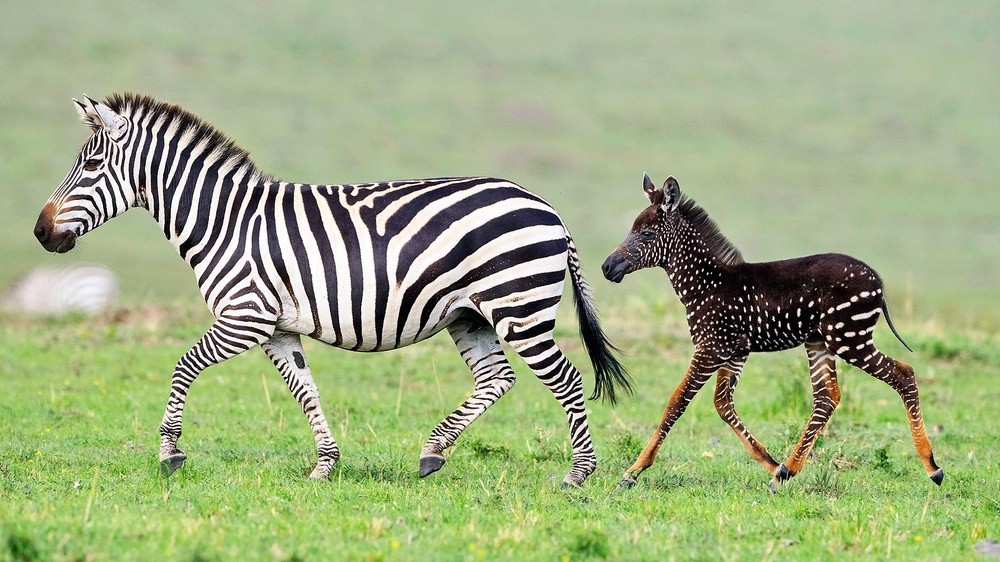
#> input picture test/Esonero1/mat216759/zebra.jpg, 1000 x 562 px, shrunk from 1814 x 1020 before the run
$ jupyter execute --allow-errors Esonero1_8apr2021.ipynb   (shell and % lines are left out)
#> lines starting #> are read from the running program, lines starting #| are printed output that depends on the picture; after the words box and inside, x2 and y2 are one past the last pixel; in counts of white or black regions, pixels touching at a corner belong together
# Esonero 1 - 8 Aprile 2021

Completare i seguenti esercizi tramite uno o più blocchi di codice e descrivendo le operazioni effettuate

### Punteggio Esercizi

    1a: 1
    1b: 1.5
    1c: 2
    1d: 1
    2: 1.5
    3: 1
    4: 1
    5: 1

[cell 1]
import numpy as np
from skimage.color import rgb2gray
from scipy.ndimage import convolve

import imageio
from skimage.color import rgb2gray
import skimage
import cv2
import matplotlib.pyplot as plt

def myimshow(I, **kwargs):
    # utility function to show image
    plt.figure();
    plt.axis('off')
    plt.imshow(I, cmap=plt.gray(), **kwargs)

# Esercizio 1

## Filtri di Gabor

Il filtro di Gabor (in forma semplificata) è definito dalla seguente funzione che restituisce due parti (reale e immaginaria)

$$RE_g(x,y,\omega,\theta) = \frac{\omega^2}{4\pi^3}\left[\exp\left\{-(\omega^2/8\pi^2) (4x'^2 + y'^2)\right\}\right]\exp\left(\pi^2/2\right)(\omega x \cos \theta)$$

$$IM_g(x,y,\omega,\theta) = \frac{\omega^2}{4\pi^3}\left[\exp\left\{-(\omega^2/8\pi^2) (4x'^2 + y'^2)\right\}\right]\exp\left(\pi^2/2\right)(\omega x \sin \theta)$$

dove $x' = x \cos \theta + y \sin \theta$ e $y' = y \cos \theta. - x \sin \theta$. L'implementazione è data dal codice sottostante:

[cell 2]
zebra =  rgb2gray(imageio.imread('zebra.jpg'))
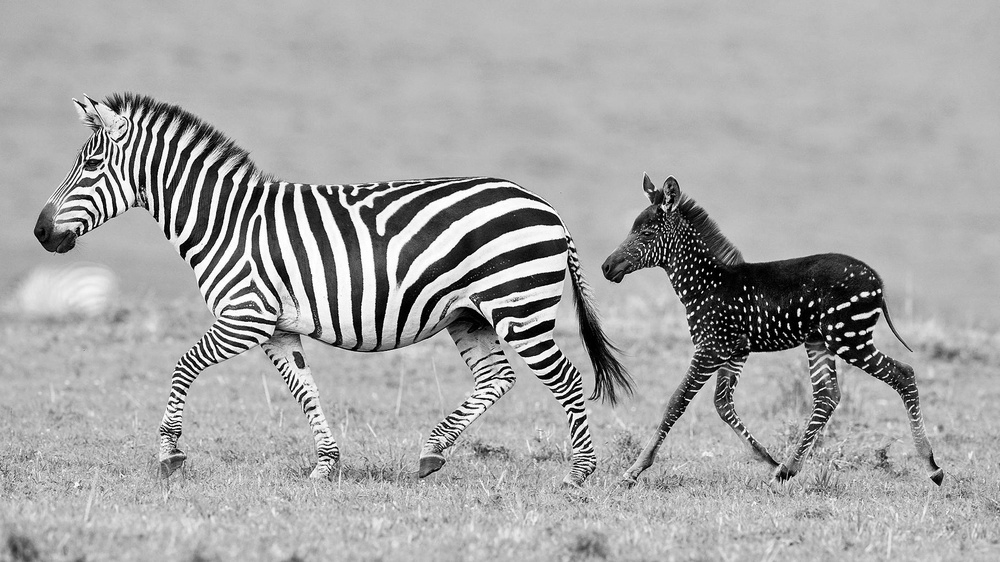
#> zebra: shape (562, 1000) float64; min 0, max 1, mean 0.653

[cell 3]
myimshow(zebra)

[cell 4]
def genGabor(sz, omega, theta, func=np.cos):
    radius = (int(sz[0]/2.0), int(sz[1]/2.0))
    [x, y] = np.meshgrid(range(-radius[0], radius[0]), range(-radius[1], radius[1]))

    x1 = x * np.cos(theta) + y * np.sin(theta)
    y1 = -x * np.sin(theta) + y * np.cos(theta)

    gauss = omega**2 / (4*np.pi**3) * np.exp(- omega**2 / (8*np.pi**2) * ( 4 * x1**2 + y1**2))
    sinusoid = func(omega * x1) * np.exp(np.pi**2 / 2)
    gabor = gauss * sinusoid
    return gabor

`sz` rappresenta la dimensione del filtro, `omega` la frequenza e `theta` l'orientamento.

1. Plottare il filtro per valori a scelta dei parametri

[cell 5]
from scipy.ndimage import  convolve

plt.figure(2,figsize=(10,10))
gabor_filter=genGabor((3,3),3,100)
plt.subplot(121);plt.imshow(gabor_filter)
out=convolve(zebra,gabor_filter)
plt.subplot(122);plt.imshow(out)
plt.show()

2. Applicare il filtro di Gabor alla figura della zebra e plottare il risultato. Cosa potete dire del filtro?

<h1>Risposta esercizio 1</h1>

<h3> il filtro di gabor è un filtro lineare ottenunto da una modulazione sinusoidale e una gaussiana, da quello che ho potuto notare con varieprove sembra che il filtro modifichi le frequenza ed intensità dell immagine a cui è applicata </h3>

3. Aggiustare i parametri di ampiezza e rotazione per individuare le strisce verticali. plottare il risultato

[cell 6]
import scipy.ndimage as ndi
gabor=  rgb2gray(imageio.imread('gabor1.jpg'))
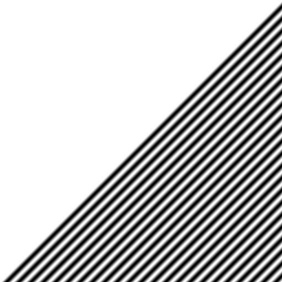
#> input picture test/Esonero1/mat216759/gabor1.jpg, 282 x 282 px, shrunk from 512 x 512 before the run
#> gabor is the input picture: shape (282, 282); min 0, max 255, mean 191.5
plt.figure(2,figsize=(10,10))
gabor_filter=genGabor((3,3),1,20)
plt.subplot(121);plt.imshow(gabor_filter)
out=convolve(gabor,gabor_filter)
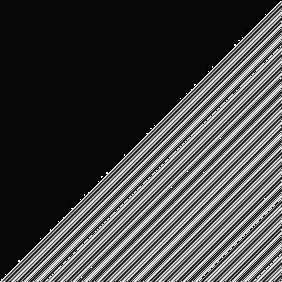
#> out: shape (282, 282); min 0, max 255, mean 68.3
plt.subplot(122);plt.imshow(out)
plt.show()
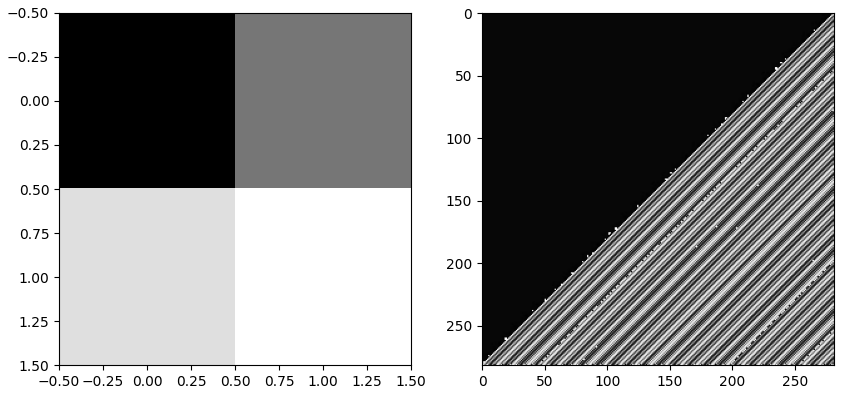
#> figure drawn by matplotlib, 2 panels

[cell 7]
def hough_lines(image):
    img_gray = cv2.cvtColor(image, cv2.COLOR_BGR2GRAY)
    img = skimage.img_as_ubyte(img_gray)
    img_gray_blur = cv2.GaussianBlur(img, (11,11), 5)
    img_edges=cv2.Canny(img_gray_blur,10,70,None,3)
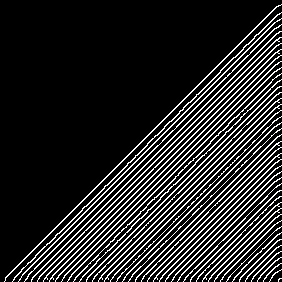
#> img_edges: shape (282, 282); 15.4% white in thin lines or dots
    lines=cv2.HoughLinesP(img_edges,1,np.pi/180,125,minLineLength=50,maxLineGap=250)
#> lines = 45 rows, first 6: [28, 274, 274, 28], [38, 278, 279, 37], [63, 277, 278, 62], [94, 276, 276, 94], [14, 277, 277, 14], [5, 277, 276, 6]

    print("numero di linee",len(lines))
#| numero di linee 45
    for line in lines:

        x1,y1,x2,y2=line[0]
        cv2.line(image,(x1,y1),(x2,y2),(0,0,255),3)
#> this loop made 45 passes
#> (x1, y1, x2, y2) on passes 1 to 12: (28, 274, 274, 28), (38, 278, 279, 37), (63, 277, 278, 62), (94, 276, 276, 94), (14, 277, 277, 14), (5, 277, 276, 6), (31, 279, 279, 31), (5, 278, 278, 5), (150, 275, 275, 150), (154, 278, 278, 154), (22, 274, 274, 22), (21, 276, 277, 20)
    return image

def draw_contours(image):
    img_gray = cv2.cvtColor(image, cv2.COLOR_BGR2GRAY)
    img = skimage.img_as_ubyte(img_gray)
    img_gray_blur = cv2.GaussianBlur(img, (11,11), 3)
    thresh = cv2.Canny(img_gray_blur, 10, 70, None, 3)
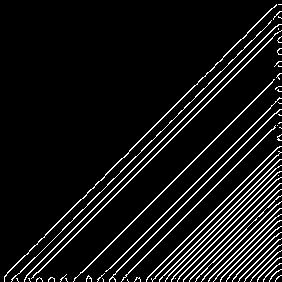
#> thresh: shape (282, 282); 8.4% white in thin lines or dots
    contours, hierarchy = cv2.findContours(thresh, cv2.RETR_EXTERNAL, cv2.CHAIN_APPROX_SIMPLE)
#> contours = 60 contours, 33 with area under 20; largest, box (x1, y1, x2, y2) and area: (24, 24, 282, 282) 254, (31, 30, 282, 279) 241, (4, 4, 277, 282) 233, (73, 79, 275, 282) 193, (109, 109, 282, 282) 168
    print("numero di contorni",len(contours))
#| numero di contorni 60
    for i in range(len(contours)):
        cv2.drawContours(image, contours, i, (0, 255, 0), 3)
#> this loop made 60 passes
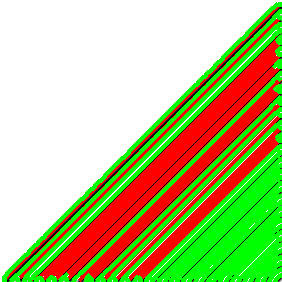
#> image: shape (282, 282, 3); mean B, G, R 127.4, 194.4, 181.4

    return image;

plt.figure(2,figsize=(10,20))
strisce=cv2.imread('gabor1.jpg')
img_lines=hough_lines(strisce)
img_contourn=draw_contours(strisce)
plt.subplot(121);plt.imshow(img_lines)

plt.subplot(122);plt.imshow(img_contourn)
plt.show()
#> figure, not shown here; B, G, R data is drawn as R, G, B

Per la seguente immagine _gabor1.jpg_

4. Qual è il filtro più semplice che permetterebbe di individuare i contorni? Giustificare la risposta

<h2>ho applicato due metodi uno disegna le linee attraverso houghProbabilistico, l altro rileva i contorni, attraverso sempre la canny detection
per concludere mi sembra più preciso il secondo per questo caso, diciamo che però entrambi sfruttano la cannyedge detection, quindi la precisione è attraverso quest ultima</h2>

# Esercizio 2

Riconoscere il filtro che ha generato questa immagine a partire dall'immagine contenente le forme. Fornire un esempio.

[cell 8]
from skimage import filters
forme=cv2.imread('quadrati.jpg')
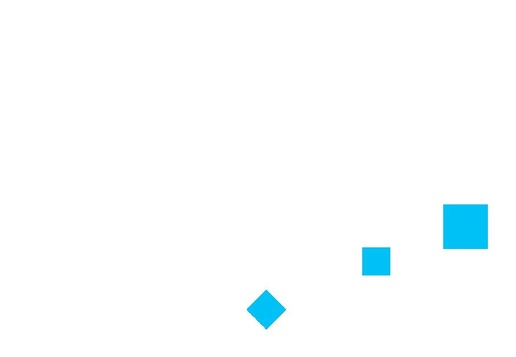
#> input picture test/Esonero1/mat216759/quadrati.jpg, 516 x 357 px, shrunk from 936 x 648 before the run
#> forme is the input picture: shape (357, 516, 3); mean B, G, R 254.7, 253.7, 250
img_gray = cv2.cvtColor(forme, cv2.COLOR_BGR2GRAY)
#> img_gray: shape (357, 516)
plt.figure(3,figsize=(10,20))
plt.imshow(img_gray,cmap="gray")
forme_gradient = filters.sobel(img_gray)
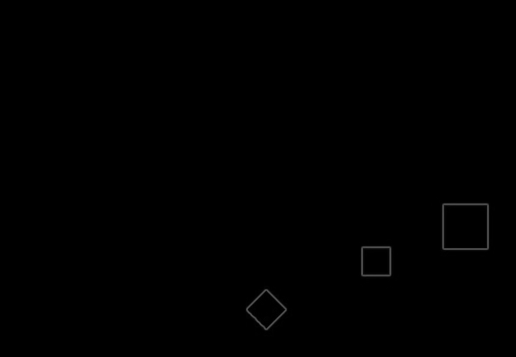
#> forme_gradient: shape (357, 516) float64; min 0, max 0.33, mean 0.00146
plt.show()

<h1> esercizio 2</h1>
<h2> ho applicato un filtro di sobel(verticale ed orizzontale)</h2>

# Esercizio 3

Mostrare gli effetti e spiegare cosa succedequando si applica due volte un filtro gaussiano

Data un'immagine _img_ applicare il filtro gaussiano G

img1 = G(G(img))

A cosa equivale questa trasformazione?
Fornire un esempio

[cell 9]
model=cv2.imread('model1.jpg')
#> (the rest of this cell did not finish here and is left out)

<h1> esercizio 3</h1>
<h2>la convoluzione è un operazione associativa
per applicare il filtro gaussiano si fa una convoluzione dell immagine con il filtro, applicare due volte il filtro guassiano equivale a convolvere i due filtri e poi convolvere il tutto con l immagine di partenza
insomma, applicare due filtri gaussiani è come applicarne uno più "dilatato"</h2>

# Esercizio 4

Identificare il filtro e riprodurre lo sketch in figura

[cell 10]
def sketch(image):
    img_gray=cv2.cvtColor(image,cv2.COLOR_BGR2GRAY)
    img_gray_blur=cv2.GaussianBlur(img_gray,(5,5),7)
    canny_edges=cv2.Canny(img_gray_blur,40,70,None,3)
    ret,mask=cv2.threshold(canny_edges,70,255,cv2.THRESH_BINARY_INV)
    return mask

model=cv2.imread('model1.jpg')

plt.figure(2,figsize=(10,30))
#> (the rest of this cell did not finish here and is left out)

# Esercizio 5

Definire una matrice di roto traslazione che effettua una rotazione di 45° in senso orario in (5, 5) e una traslazione di 50 px sull'asse x.

Mostrare e descrivere tutti i passaggi: dalla definizione della matrice all'applicazione della trasformazione

[cell 11]
from matplotlib import pyplot as plt
from numpy import array, dot
from math import cos, sin, radians
from scipy.ndimage import affine_transform, zoom
from scipy import misc,linalg
from matplotlib import cm

plt.figure(3,figsize=(50,100))
forme=cv2.imread('quadrati.jpg')
img_gray = cv2.cvtColor(forme, cv2.COLOR_BGR2GRAY)


center=0.5*np.array(img_gray.shape)
#> center = [178.5, 258]
a=3*15.0*np.pi/180.0#######45° in senso orario
transform=np.array([[np.cos(a),-np.sin(a)],[np.sin(a),np.cos(a)]])
#transformx=np.array([img_shape])
offset=(center-center.dot(transform)).dot(linalg.inv(transform))
#> offset = [-234.7, 50.65]
dst=affine_transform(img_gray,transform,order=2,offset=-offset)####################funzione che applica la matrice effettuando la rotazione
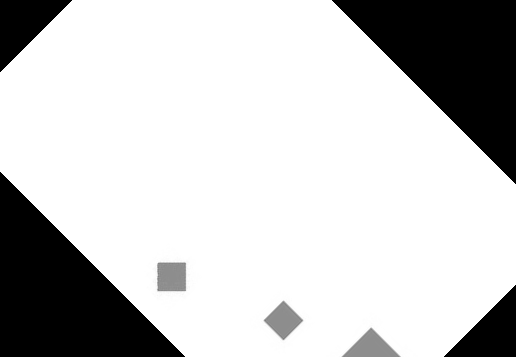
#> dst: shape (357, 516); min 0, max 255, mean 198.8

#> (the rest of this cell did not finish here and is left out)
